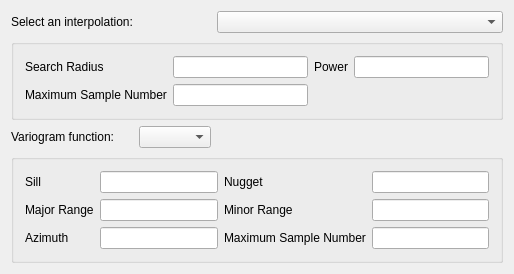
<?xml version="1.0" encoding="UTF-8"?>
<ui version="4.0">
 <class>CXPageInterpolation</class>
 <widget class="QWizardPage" name="CXPageInterpolation">
  <property name="geometry">
   <rect>
    <x>0</x>
    <y>0</y>
    <width>514</width>
    <height>234</height>
   </rect>
  </property>
  <property name="windowTitle">
   <string>CXPageInterpolation</string>
  </property>
  <layout class="QGridLayout" name="gridLayout_2">
   <item row="6" column="0" colspan="3">
    <widget class="QGroupBox" name="m_gbKriging">
     <property name="title">
      <string/>
     </property>
     <layout class="QGridLayout" name="gridLayout">
      <item row="0" column="2">
       <widget class="QLabel" name="label_4">
        <property name="text">
         <string>Nugget</string>
        </property>
       </widget>
      </item>
      <item row="2" column="2">
       <widget class="QLabel" name="label_8">
        <property name="text">
         <string>Maximum Sample Number</string>
        </property>
       </widget>
      </item>
      <item row="0" column="1">
       <widget class="QLineEdit" name="m_leSill"/>
      </item>
      <item row="2" column="3">
       <widget class="QLineEdit" name="m_leKMaximumSampleNumber"/>
      </item>
      <item row="1" column="2">
       <widget class="QLabel" name="label_7">
        <property name="text">
         <string>Minor Range</string>
        </property>
       </widget>
      </item>
      <item row="1" column="3">
       <widget class="QLineEdit" name="m_leMinorRange"/>
      </item>
      <item row="0" column="0">
       <widget class="QLabel" name="label_3">
        <property name="text">
         <string>Sill</string>
        </property>
       </widget>
      </item>
      <item row="2" column="0">
       <widget class="QLabel" name="label_6">
        <property name="text">
         <string>Azimuth</string>
        </property>
       </widget>
      </item>
      <item row="0" column="3">
       <widget class="QLineEdit" name="m_leNugget"/>
      </item>
      <item row="1" column="1">
       <widget class="QLineEdit" name="m_leMajorRange"/>
      </item>
      <item row="1" column="0">
       <widget class="QLabel" name="label_5">
        <property name="text">
         <string>Major Range</string>
        </property>
       </widget>
      </item>
      <item row="2" column="1">
       <widget class="QLineEdit" name="m_leAzimuth"/>
      </item>
     </layout>
    </widget>
   </item>
   <item row="0" column="0">
    <widget class="QLabel" name="label">
     <property name="text">
      <string>Select an interpolation:</string>
     </property>
    </widget>
   </item>
   <item row="0" column="2">
    <widget class="QComboBox" name="m_cbbMethod">
     <property name="sizePolicy">
      <sizepolicy hsizetype="Expanding" vsizetype="Fixed">
       <horstretch>0</horstretch>
       <verstretch>0</verstretch>
      </sizepolicy>
     </property>
    </widget>
   </item>
   <item row="5" column="0">
    <widget class="QLabel" name="m_lFunction">
     <property name="text">
      <string>Variogram function:</string>
     </property>
    </widget>
   </item>
   <item row="5" column="1">
    <widget class="QComboBox" name="m_cbbType"/>
   </item>
   <item row="3" column="0" rowspan="2" colspan="3">
    <widget class="QGroupBox" name="m_gbIDP">
     <property name="title">
      <string/>
     </property>
     <layout class="QGridLayout" name="gridLayout_3">
      <item row="0" column="1">
       <widget class="QLineEdit" name="m_leSearchRadius"/>
      </item>
      <item row="0" column="0">
       <widget class="QLabel" name="label_9">
        <property name="text">
         <string>Search Radius</string>
        </property>
       </widget>
      </item>
      <item row="0" column="2">
       <widget class="QLabel" name="label_11">
        <property name="text">
         <string>Power</string>
        </property>
       </widget>
      </item>
      <item row="1" column="0">
       <widget class="QLabel" name="label_10">
        <property name="text">
         <string>Maximum Sample Number</string>
        </property>
       </widget>
      </item>
      <item row="0" column="3">
       <widget class="QLineEdit" name="m_lePower"/>
      </item>
      <item row="1" column="1">
       <widget class="QLineEdit" name="m_leIDPMaximumSampleNumber"/>
      </item>
     </layout>
     <zorder>label_9</zorder>
     <zorder>label_10</zorder>
     <zorder>label_11</zorder>
     <zorder>m_leSearchRadius</zorder>
     <zorder>m_lePower</zorder>
     <zorder>m_leIDPMaximumSampleNumber</zorder>
    </widget>
   </item>
  </layout>
 </widget>
 <layoutdefault spacing="6" margin="11"/>
 <resources/>
 <connections/>
</ui>
